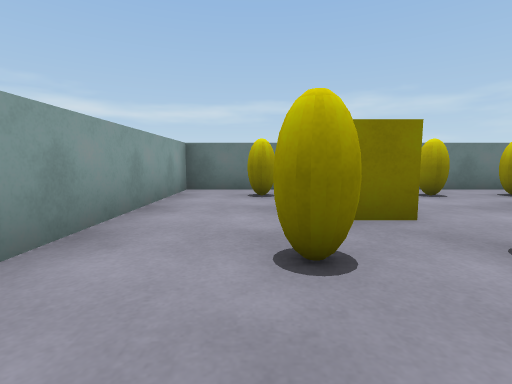
view 1 (above)

24 first-person views from a walk through a 3-D level made in the Unity game engine. The camera is 0.58 m above the floor, tilts 6° down and sees 85° across. The floor is counted in squares, 1 m on a side. Each view is taken from the middle of a square. On the plan, view 1 faces up. The plan holds only what a view shows up to about 9 squares ahead; the rest is blank. The player character is not drawn.

view 2
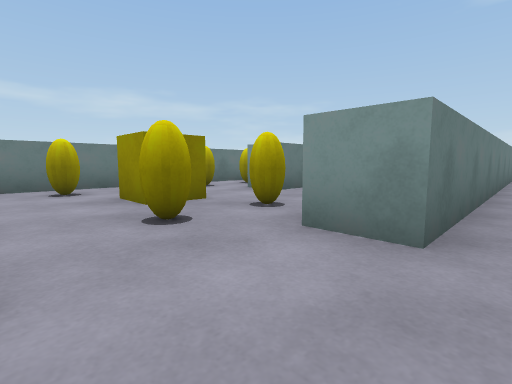

view 3
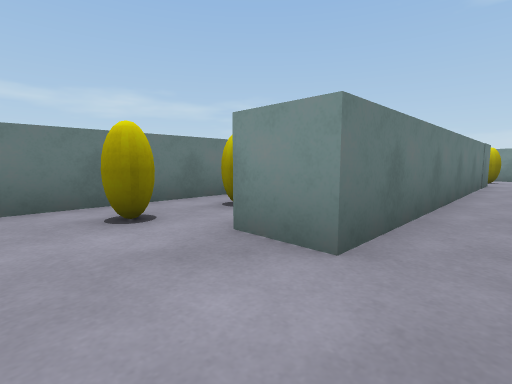

view 4
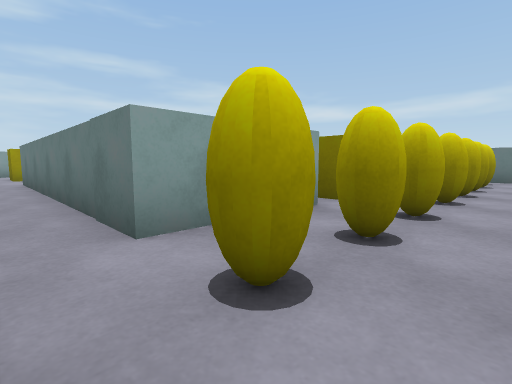

view 5
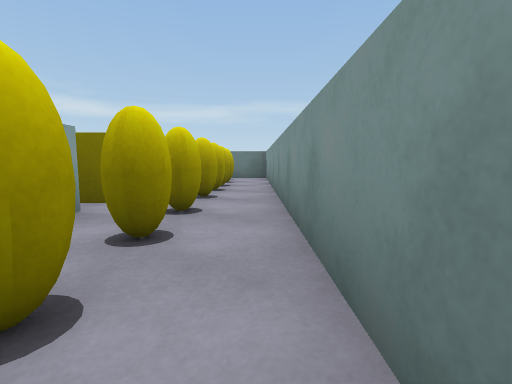

view 6
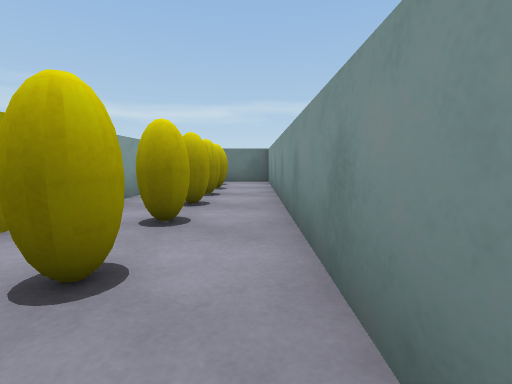

view 7
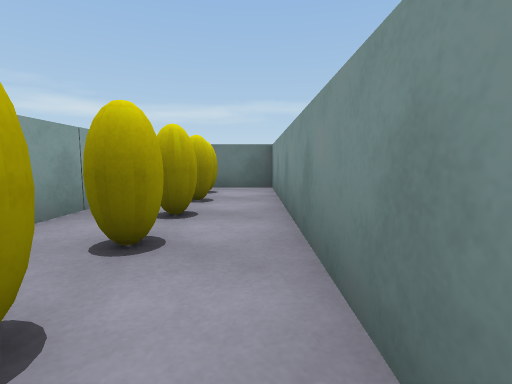

view 8
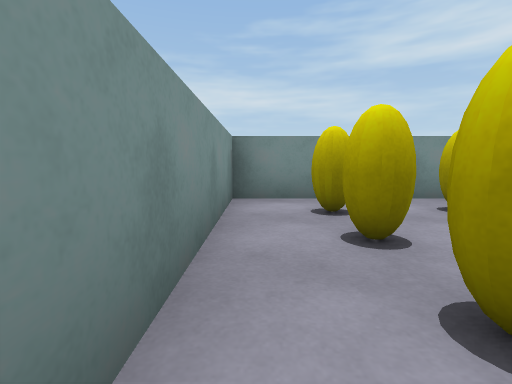

view 9
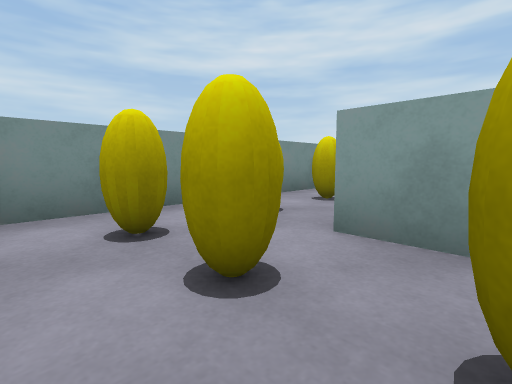

view 10
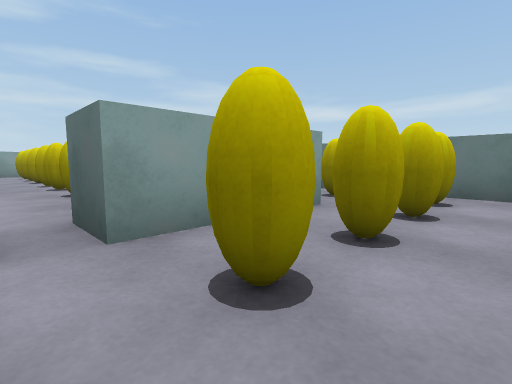

view 11
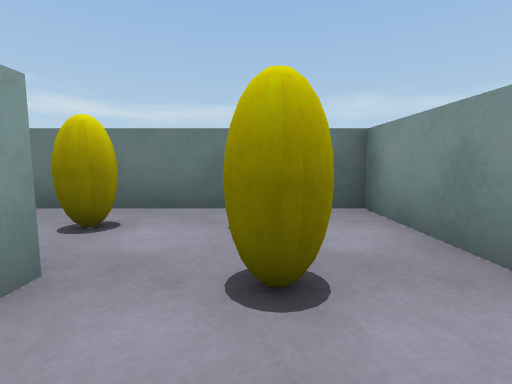

view 12
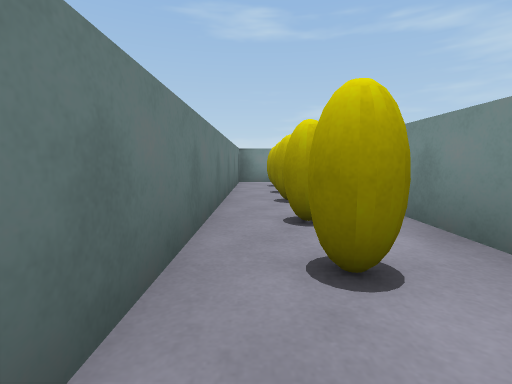

view 13
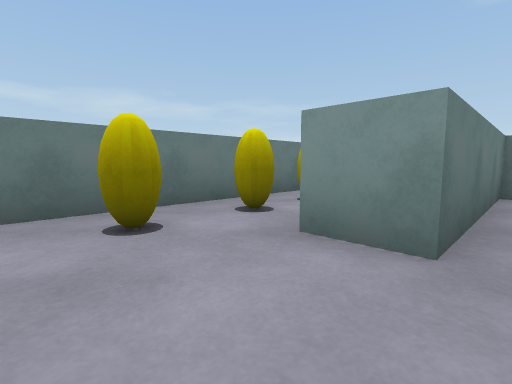

view 14
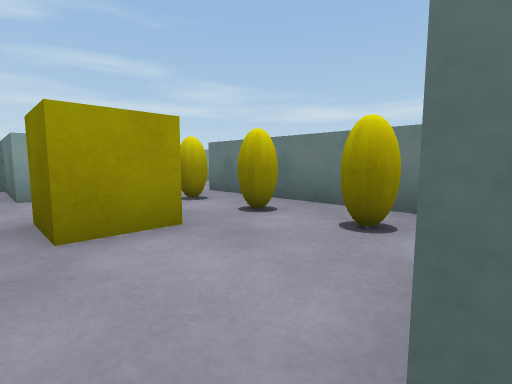

view 15
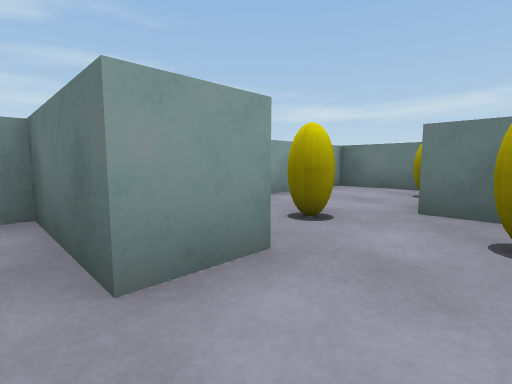

view 16
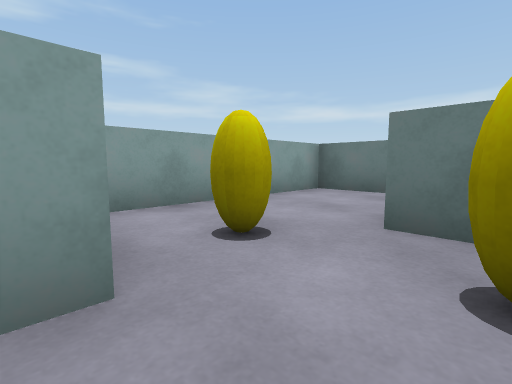

view 17
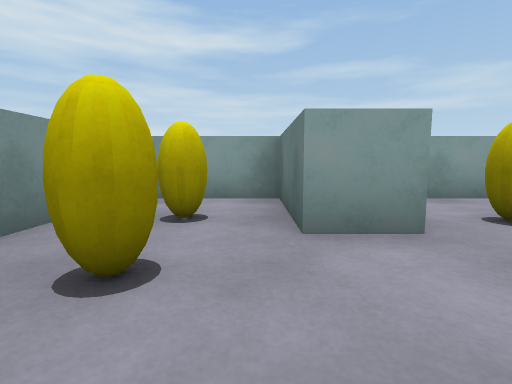

view 18
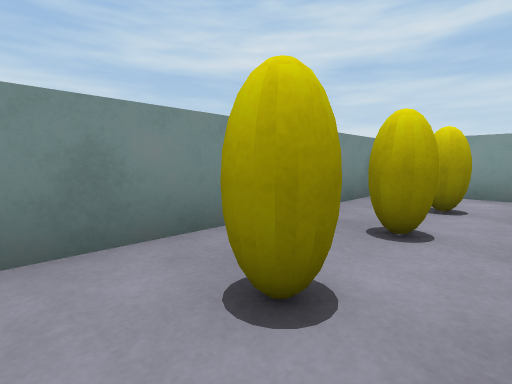

view 19
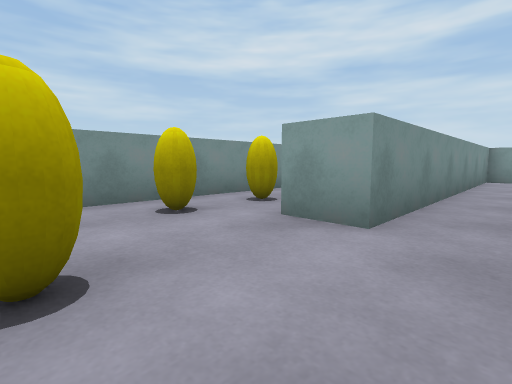

view 20
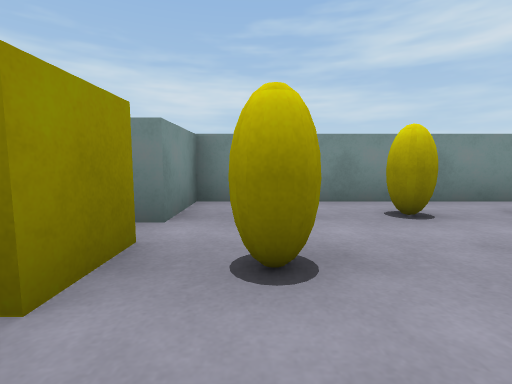

view 21
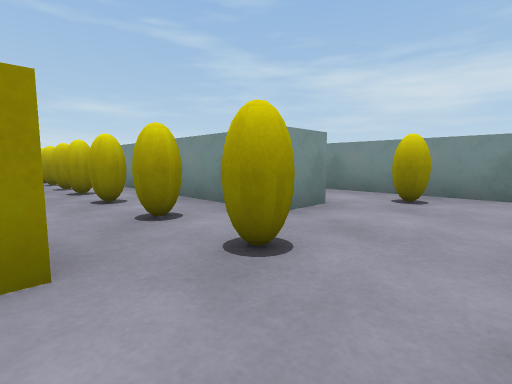

view 22
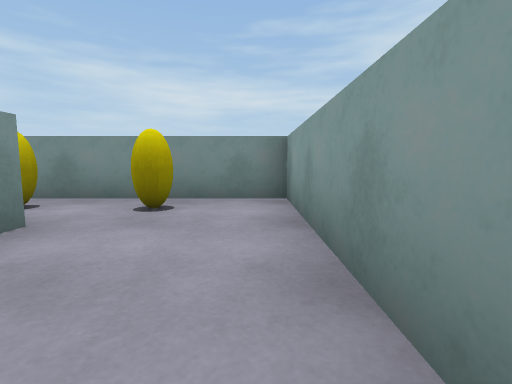

view 23
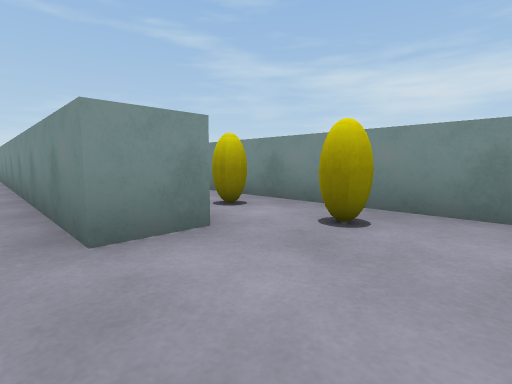

view 24
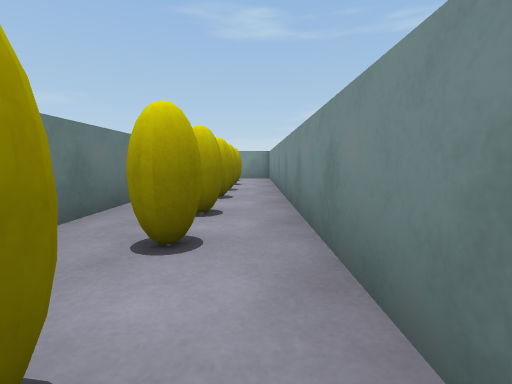

### Floor plan
Points are (right, up) in squares from view 1. A wall is a line through its corners. A room is listed if a view was taken in it or the views show most of it. See-through windows are left out.
Room 1 (views 1, 2, 3, 4, 5, 6, 7, 8, 9, 10, 11, 21, 22, 23, 24)
walls: (9.9, -0.5) (1.1, -0.5) (1.1, 0.5) (13.4, 0.5) (13.4, 10.5); (10.9, 5.4) (10.9, 2.8) (3.6, 2.8) (3.6, 3.9); (4, 3.8) (6.5, 3.8); (5.4, 6) (-1.5, 6) (-1.5, -2.5) (4, -2.5); (10.9, 10.5) (10.9, 7.6) (9.9, 7.6)
ways out: opening at (14, 11.5) to room 2; opening at (6, 5) to room 3
objects: yellow cube (1, 3) to (1, 4); yellow cube (10, 6) to (11, 7)
Room 2 (views 12, 13, 14, 15, 16, 17, 18)
walls: (6.6, 10.4) (8, 10.4); (5.9, 9.4) (5.9, 10.5); (0.8, 10.5) (0.8, 9.4) (-1.5, 9.4) (-1.5, 7) (6.6, 7); (0.4, 15.5) (-1.5, 15.5) (-1.5, 11); (13.4, 10.5) (13.4, 12.5) (1, 12.5)
ways out: opening at (14, 11.5) to room 1; opening at (6, 8.5) to room 3
objects: yellow cube (3, 10)
Room 3 (views 19, 20)
walls: (6.6, 7) (6.6, 6); (10, 9.4) (5.9, 9.4); (6.5, 3.8) (9.9, 3.8) (9.9, 5.4)
ways out: opening at (6, 5) to room 1; opening at (6, 8.5) to room 2

Positions as (right, up) in squares from view 1, and headings:
1: (0, 0), facing up
2: (-1, -1), facing up-right
3: (2, 2), facing up-right
4: (13, 2), facing up-left
5: (13, 2), facing up
6: (13, 4), facing up
7: (13, 6), facing up
8: (13, 5), facing down
9: (13, 4), facing down-left
10: (13, 7), facing up-left
11: (12, 9), facing up
12: (5, 12), facing right
13: (4, 9), facing up-right
14: (6, 9), facing up-left
15: (2, 9), facing up-left
16: (2, 10), facing up-left
17: (3, 9), facing left
18: (4, 9), facing down-left
19: (9, 8), facing down-left
20: (9, 8), facing down
21: (-1, 3), facing down-right
22: (-1, 2), facing down
23: (-1, 1), facing down-right
24: (3, 1), facing right
